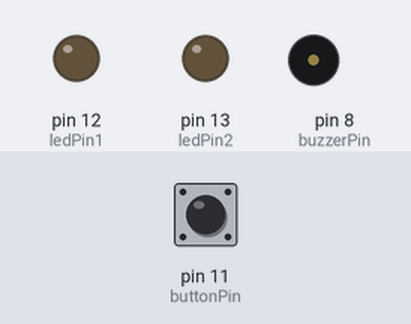
Bench run of a sketch on a simulated Arduino Uno, built with avr-gcc and run on an emulated ATmega328P. Shown: output pins drawn as LEDs (lit = HIGH), buzzer (waves = sounding). The inputs (shaded band) are chosen by the test bench; at power-on: pin 11 (buttonPin) LOW.

Above: at 1.2 s.
1.3 s: pin 11 (buttonPin) pulled HIGH for 1 s
At 1.7 s:
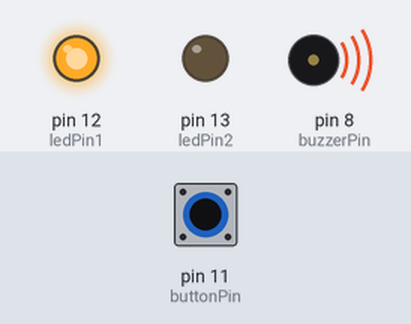
3.8 s: pin 11 (buttonPin) pulled HIGH for 3.2 s
At 6.0 s:
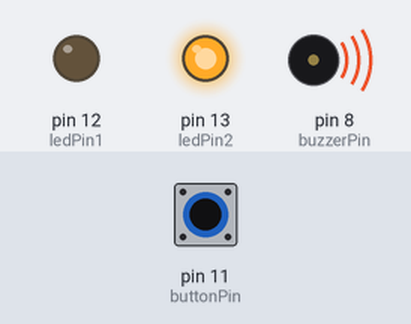
Timing chart, 0 to 8.8 s (numbered marks = the images above; inputs shaded):
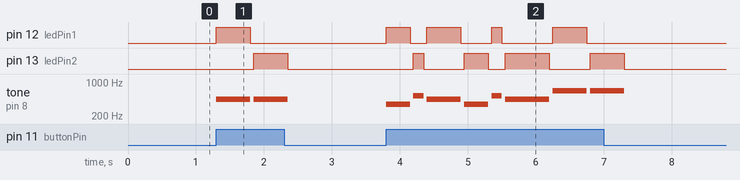

Measured:
- after the input at 1.3 s, pin 12 (ledPin1): LOW → HIGH at once, → LOW 0.50 s later; pin 13 (ledPin2): LOW → HIGH after 0.55 s, → LOW 0.50 s later; tone on pin 8 (buzzerPin): alternates 440 Hz for 0.50 s and silent for 0.05 s, 4 changes in all, then stays silent, starting at once
- after the input at 3.8 s, pin 12 (ledPin1): LOW → HIGH at once, → LOW 0.35 s later, → HIGH 0.25 s later, → LOW 0.50 s later, … (8 changes in this stretch); pin 13 (ledPin2): LOW → HIGH after 0.40 s, → LOW 0.15 s later, → HIGH 0.60 s later, → LOW 0.35 s later, … (8 changes in this stretch)

The sketch:

starWarsSongSingle.ino
```cpp
//Setting up the notes values
const int c = 261;
const int d = 294;
const int e = 329;
const int f = 349;
const int g = 391;
const int gS = 415;
const int a = 440;
const int aS = 455;
const int b = 466;
const int cH = 523;
const int cSH = 554;
const int dH = 587;
const int dSH = 622;
const int eH = 659;
const int fH = 698;
const int fSH = 740;
const int gH = 784;
const int gSH = 830;
const int aH = 880;

//Setting pin values
const int buzzerPin = 8;
const int buttonPin = 11;

//LEDs not neccesary but carried over from other program
const int ledPin1 = 12;
const int ledPin2 = 13;


//Creating counters
int counter = 0;
int presses = 0;

//Creating song notes and timing sections
int notesFirstSection[] = {a, a, a, f, cH, a, f, cH, a, eH, eH, eH, fH, cH, gS, f, cH, a};
int timeFirstSection[] = {500, 500, 500, 350, 150, 500, 350, 150, 650, 500, 500, 500, 350, 150, 500, 350, 150, 650};

int notesSecondSection[] = {aH, a, a, aH, gSH, gH, fSH, fH, fSH, aS, dSH, dH, cSH, cH, b, cH};
int timeSecondSection[] = {500, 300, 150, 500, 325, 175, 125, 125, 250, 250, 500, 325, 175, 125, 125, 250};

int notesVariant1[] = {f, gS, f, a, cH, a, cH, eH};
int timeVariant1[] = {250, 500, 350, 125, 500, 375, 125, 650};

int notesVariant2[] = {f, gS, f, cH, a, f, cH, a};
int timeVariant2[] = {250, 500, 375, 125, 500, 375, 125, 650};

//This is the one I'm using for notes. The above were to help me translate from initial to now.
int notesAll[] = {a, a, a, f, cH, a, f, cH, a, eH, eH, eH, fH, cH, gS, f, cH, a,
                  aH, a, a, aH, gSH, gH, fSH, fH, fSH, aS, dSH, dH, cSH, cH, b, cH,
                  f, gS, f, a, cH, a, cH, eH,
                  aH, a, a, aH, gSH, gH, fSH, fH, fSH, aS, dSH, dH, cSH, cH, b, cH,
                  f, gS, f, cH, a, f, cH, a};
int timeAll[] = {500, 500, 500, 350, 150, 500, 350, 150, 650, 500, 500, 500, 350, 150, 500, 350, 150, 650,
                 500, 300, 150, 500, 325, 175, 125, 125, 250, 250, 500, 325, 175, 125, 125, 250,
                 250, 500, 350, 125, 500, 375, 125, 650,
                 500, 300, 150, 500, 325, 175, 125, 125, 250, 250, 500, 325, 175, 125, 125, 250,
                 250, 500, 375, 125, 500, 375, 125, 650};

//Setting up
void setup()
{
    //Setup pin modes
    pinMode(buzzerPin, OUTPUT);
    pinMode(buttonPin, INPUT);
    pinMode(ledPin1, OUTPUT);
    pinMode(ledPin2, OUTPUT);
}

//Creating a function to turn the buzzer on and off with a specific note and time
void beep(int note, int duration)
{
    //Play tone on buzzerPin
    tone(buzzerPin, note, duration);

    //Play different LED depending on value of 'counter'
    if (counter % 2 == 0)
    {
        digitalWrite(ledPin1, HIGH);
        delay(duration);
        digitalWrite(ledPin1, LOW);
    }
    else
    {
        digitalWrite(ledPin2, HIGH);
        delay(duration);
        digitalWrite(ledPin2, LOW);
    }

    //Stop tone on buzzerPin
    noTone(buzzerPin);

    delay(50);

    //Increment counter
    counter++;
}

//Main program loop
void loop()
{
    //Check for button press
    if(digitalRead(buttonPin) == HIGH){
        presses = presses + 1;
        beep(notesAll[presses],timeAll[presses]);
        //I would put a delay here but the beep does the delay for me.
    }
}
```
